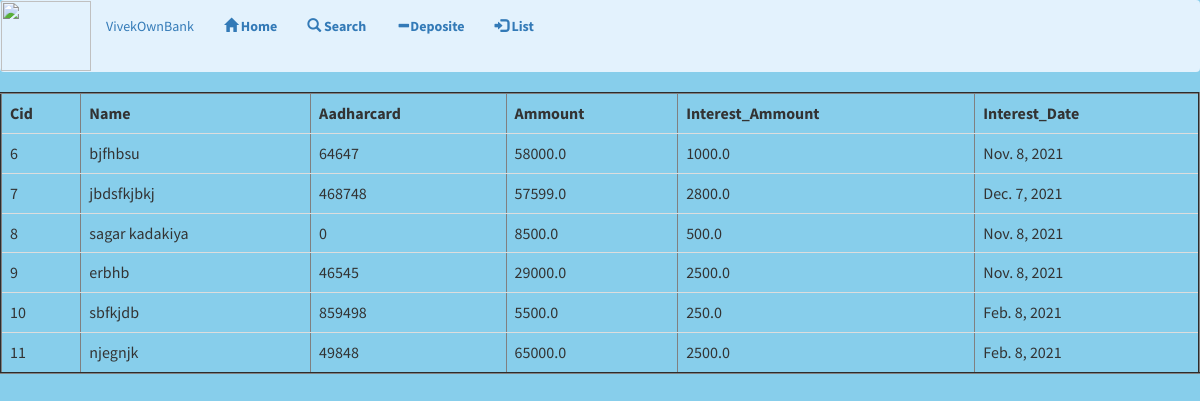
Page /list/ on the committed database.
### account/models.py (models this page shows)
class account(models.Model):
	cid=models.AutoField(primary_key=True)
	name=models.CharField(max_length=100)
	mother_name=models.CharField(max_length=100,default="None")
	father_name=models.CharField(max_length=100)
	spouse_name=models.CharField(max_length=100,default="None")
	nominee_name=models.CharField(max_length=100)
	mobile_no=models.IntegerField()
	aadharcard=models.IntegerField()
	pancard=models.CharField(max_length=30,blank=True,default="None")
	gender=models.CharField(max_length=10)
	checkbook=models.BooleanField(default=False)
	address=models.CharField(max_length=200)
	spouse_bod=models.DateField(default="01/01/1970")
	married_status=models.BooleanField(default=True)
	education=models.CharField(default="None",max_length=50)
	caste=models.CharField(max_length=10)
	annual_income=models.IntegerField()
	ammount=models.FloatField()
	interest_ammount=models.FloatField()
	occupation=models.CharField(max_length=20)
	place_of_birth=models.CharField(max_length=20)
	income_category=models.CharField(max_length=100)
	nature_of_barring=models.CharField(max_length=100)
	loan_date=models.DateField()
	interest_date=models.DateField()
	profile=models.ImageField(upload_to="imgs/",blank=True)
	distric=models.CharField(max_length=10,default="None")
	"""docstring for """

### vivekownbank/views.py (the view)
# urls.py: path("list/",views.list,name="list"),
def list(request):
	z=account.objects.all()
	for i in z:
		c=account.objects.get(cid=i.cid)
		c.interest_date,c.ammount=finalammount(c.interest_date,c.ammount,c.interest_ammount)
		c.save()
	d=account.objects.all()
	return render(request,"list.html",{"d":d})

### vivekownbank/views.py (called while the page is built)
def numberOfDays(y, m):
      leap = 0
      if y% 400 == 0:
         leap = 1
      elif y % 100 == 0:
         leap = 0
      elif y% 4 == 0:
         leap = 1
      if m==2:
         return 28 + leap
      list = [1,3,5,7,8,10,12]
      if m in list:
         return 31
      return 30

def finalammount(idate,ammount,iammount):
	start_date = idate
	last_date=date.today()
	ammount=ammount
	interest_ammount=iammount
	diff=last_date.month-start_date.month
	if(diff<=0 or start_date.year!=last_date.year):
		diff=diff+(last_date.year-start_date.year)*12
	for i in range(0,diff):
		days=numberOfDays(start_date.year,start_date.month)
		if( start_date+timedelta(days=days)<=last_date):
			start_date=start_date+timedelta(days=days)
			ammount=ammount+iammount
	return start_date,ammount

### templates/list.html (shortened to what this page needs)
<Html>
<head>
	{% extends 'base.html' %}
	{% block body_block %}
</head>
<body style="background-color: skyblue;">
<table class="table" border="2px">
<tr>
	<th><b>Cid </b></th>
	<th><b>Name</b></th>
	<th><b>Aadharcard</b></th>
	<th><b>Ammount</b></th>
	<th><b>Interest_Ammount</b></th>
	<th><b>Interest_Date </b></th>
</tr>
{% for i in d%}
<tr>
	<td>{{i.cid}}</td>
	<td>{{i.name}}</td>
	<td>{{i.aadharcard}}</td>
	<td>{{i.ammount}}</td>
	<td>{{i.interest_ammount}}</td>
	<td>{{i.interest_date}}</td>
</tr>
{% endfor %}
</table>
</body>
{% endblock %}

### templates/base.html (shortened to what this page needs)
<!DOCTYPE html>
<html>
<head>
	{% load static %}
        <link rel="stylesheet" href="https://maxcdn.bootstrapcdn.com/bootstrap/3.3.7/css/bootstrap.min.css">
    <nav class="navbar navbar-light bg-light"  style="background-color: #e3f2fd;">
    <ul class="nav navbar-nav">
       <li> <img src="{% static 'imgs/hello.png' %}" width="90" height="70" alt=""> </li>
        <li><a href="#">VivekOwnBank </a></li>
      <li><a href="{%url 'index' %}"><span class="glyphicon glyphicon-home"></span> <t><b>Home</b></a></li>
      <li><a href="{%url 'search' %}"><span class="glyphicon glyphicon-search"></span> <t><b> Search</b></a></li>
      <li><a href="{%url 'deposite' %}"> <span class="glyphicon glyphicon-minus"></span><t><b>Deposite</b></a></li>
    <li><a href="{%url 'list'%}"><span class="glyphicon glyphicon-log-in"></span><t><b> List</b></a></li>
    </ul>
</nav>
</head>
<body>
{% block body_block %}
{% endblock %}
</body>
</html>

### templates/base.html (style rules this page uses)
body { font-family: 'Source Sans Pro', 'Helvetica Neue', Helvetica, Arial, sans-serif; font-weight: 400; }

### rows in the picture
account: cid "6", name "bjfhbsu", aadharcard "64647", ammount "58000.0", interest_ammount "1000.0", interest_date "Nov. 8, 2021"
account: cid "7", name "jbdsfkjbkj", aadharcard "468748", ammount "57599.0", interest_ammount "2800.0", interest_date "Dec. 7, 2021"
account: cid "8", name "sagar kadakiya", aadharcard "0", ammount "8500.0", interest_ammount "500.0", interest_date "Nov. 8, 2021"
account: cid "9", name "erbhb", aadharcard "46545", ammount "29000.0", interest_ammount "2500.0", interest_date "Nov. 8, 2021"
account: cid "10", name "sbfkjdb", aadharcard "859498", ammount "5500.0", interest_ammount "250.0", interest_date "Feb. 8, 2021"
account: cid "11", name "njegnjk", aadharcard "49848", ammount "65000.0", interest_ammount "2500.0", interest_date "Feb. 8, 2021"
